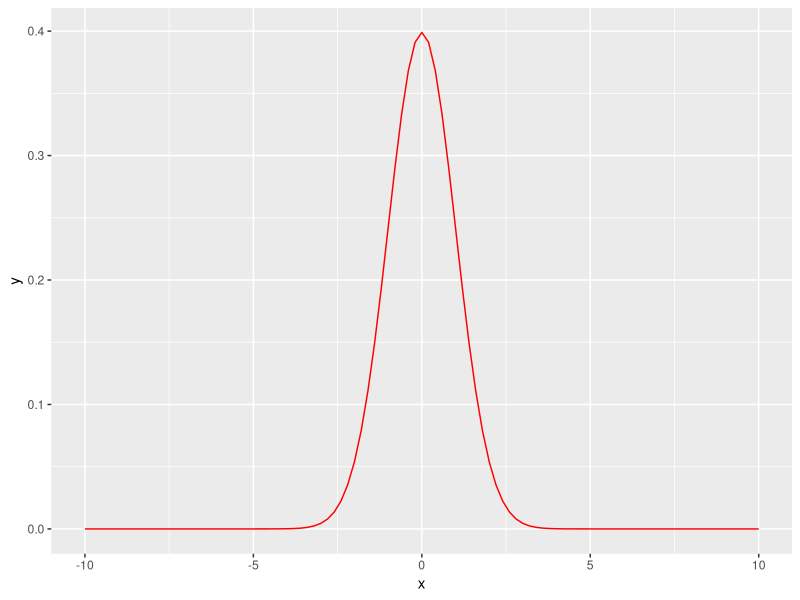

This chart was generated by the following R code:
## ---- chunk 1
knitr::opts_chunk$set(echo = FALSE)
library(ggplot2)
## ---- chunk 2
fun1 <- function(x) dnorm(x, 0, 1)
dat <- data.frame(x = seq(-10, 10, 0.05))
ggplot(dat, aes(x = x)) + stat_function(fun = fun1, color = "red")
